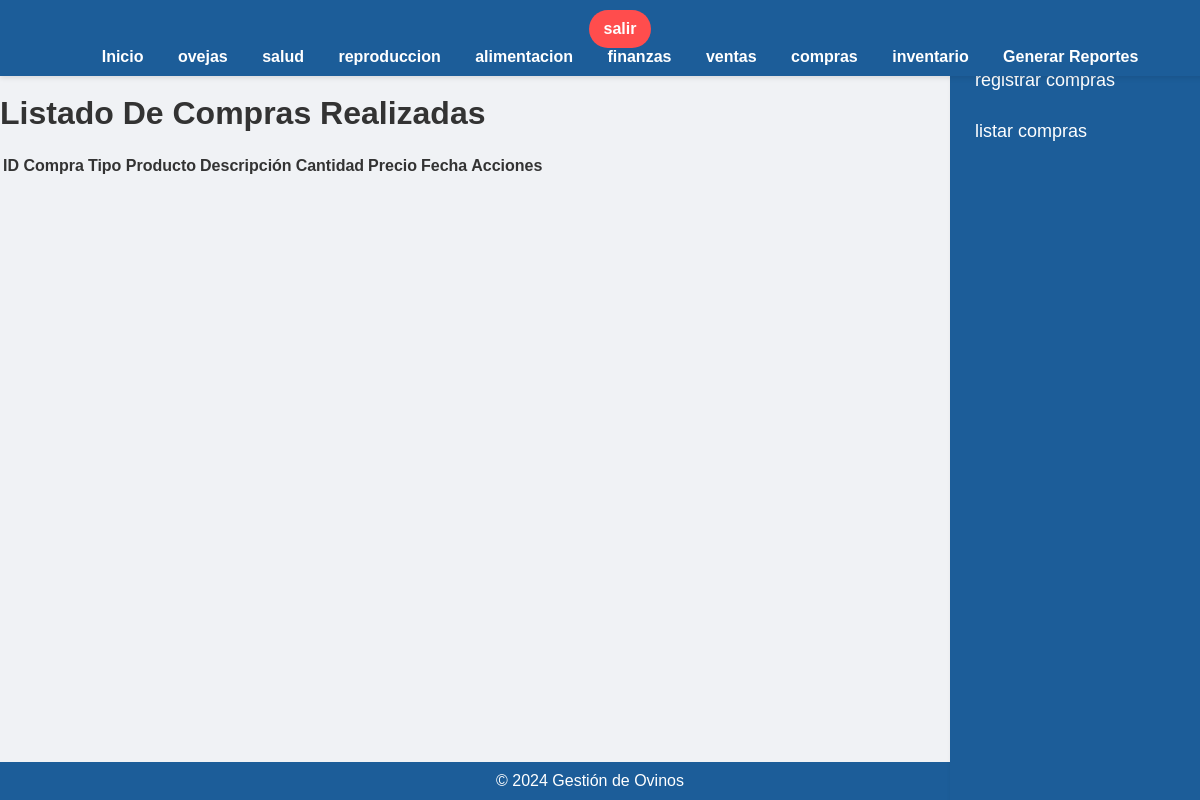
The page /listar_compras (signed in) on the database as committed earlier.
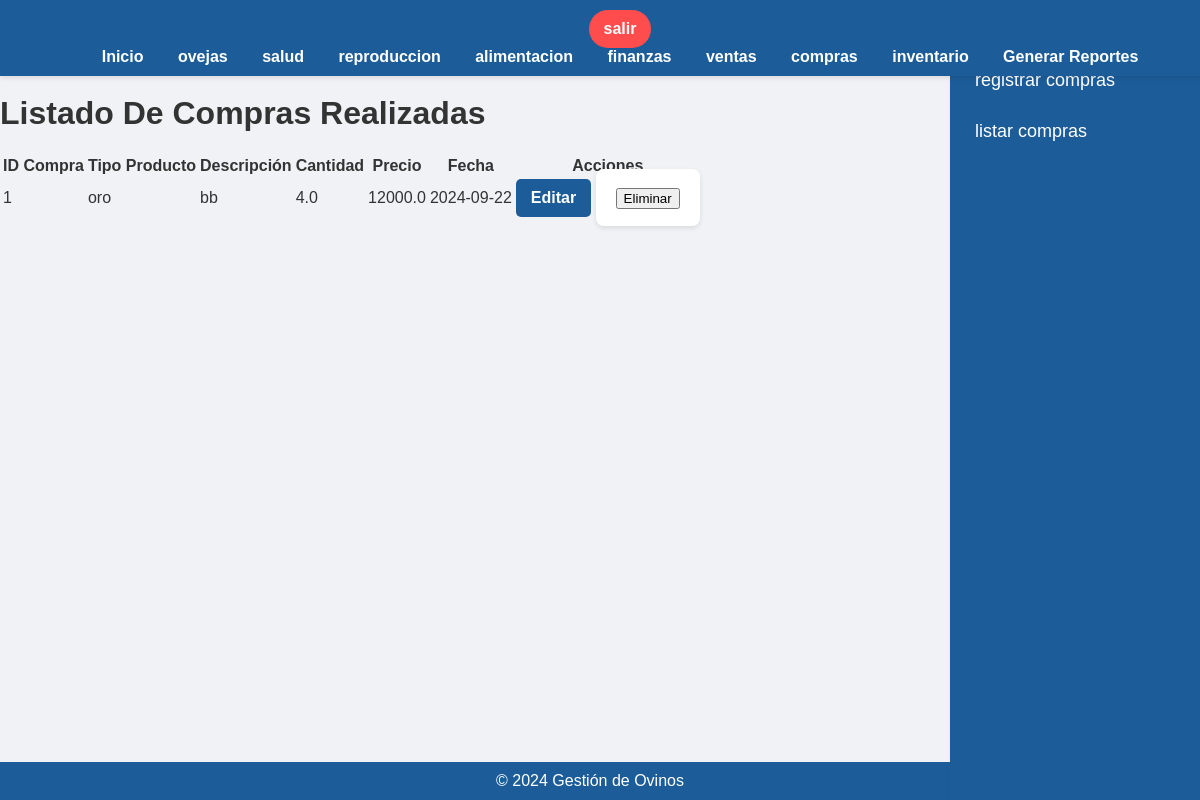
The same page on the database as committed later.
### app/models.py (models this page shows)
class Compra(db.Model):
    id = db.Column(db.Integer, primary_key=True)
    tipo_producto = db.Column(db.String(50), nullable=False)
    descripcion = db.Column(db.Text, nullable=False)
    cantidad = db.Column(db.Float, nullable=False)
    precio = db.Column(db.Float, nullable=False)
    fecha = db.Column(db.Date, nullable=False)
    user_id = db.Column(db.Integer, db.ForeignKey('user.id'), nullable=False)
    user = db.relationship('User', backref='compras')

### app/routes.py (the view)
@app.route('/listar_compras')
@login_required
def listar_compra():
    compras = Compra.query.filter_by(user_id=current_user.id).all()
    return render_template('listar_compra.html', compras=compras)

### app/__init__.py (called while the page is built)
@login_manager.user_loader
def load_user(user_id):
    return User.query.get(int(user_id))

### app/templates/listar_compra.html (shortened to what this page needs)
<!DOCTYPE html>
<html>
<head>
    <link rel="stylesheet" href="{{ url_for('static', filename='styles.css') }}">
</head>
<body>
    <div class="navbar">
        <div>
            <a href="{{ url_for('logout') }}" class="btn-close">salir</a>
            </div>
        <a href="{{ url_for('index') }}">Inicio</a>
        <a href="{{ url_for('oveja') }}"> ovejas  </a>
        <a href="{{ url_for('salud') }}">salud</a>
        <a href="{{url_for('reproduccion')}}"> reproduccion</a>
        <a href="{{url_for('alimentacion')}}">alimentacion</a></li>
        <a href="{{url_for('finanzas')}}">finanzas</a></li>
        <a href="{{url_for('venta')}}">ventas</a></li>
        <a href="{{url_for('compra')}}">compras</a></li>
        <a href="{{url_for('inventario')}}">inventario</a>
        <a href="{{ url_for('reportes_view') }}">Generar Reportes</a>
    </div>
     <footer>
        </footer>
    <footer>
        &copy; 2024 Gestión de Ovinos
    </footer>
        <div class="sidebar">
            <a href="{{url_for('registrar_compra')}}">registrar compras</a></li>
            <a href="{{url_for('listar_compra')}}">listar compras</a></li>
        </div>
    <div class="container">
        <h1>Listado De Compras Realizadas</h1>
        <table>
            <thead>
                <tr>
                    <th>ID Compra</th>
                    <th>Tipo Producto</th>
                    <th>Descripción</th>
                    <th>Cantidad</th>
                    <th>Precio</th>
                    <th>Fecha</th>
                    <th>Acciones</th>
                </tr>
            </thead>
            <tbody>
                {% for compra in compras %}
                    <tr>
                        <td>{{ compra.id }}</td>
                        <td>{{ compra.tipo_producto }}</td>
                        <td>{{ compra.descripcion }}</td>
                        <td>{{ compra.cantidad }}</td>
                        <td>{{ compra.precio }}</td>
                        <td>{{ compra.fecha.strftime('%Y-%m-%d') }}</td>
                        <td>
                            <a href="{{ url_for('editar_compra', id=compra.id) }}" class="btn">Editar</a>
                            <form action="{{ url_for('eliminar_compra', id=compra.id) }}" method="POST" style="display:inline;">
                                <button type="submit" onclick="return confirm('¿Estás seguro de que deseas eliminar este registro?');">Eliminar</button>
                            </form>
                        </td>
                    </tr>
                {% endfor %}
            </tbody>
        </table>
    </div>
</body>
</html>

Rows that differ between the two databases and show on the page:
added Compra: id "1", tipo_producto "oro", descripcion "bb", cantidad "4.0", precio "12000.0", fecha "2024-09-22"
